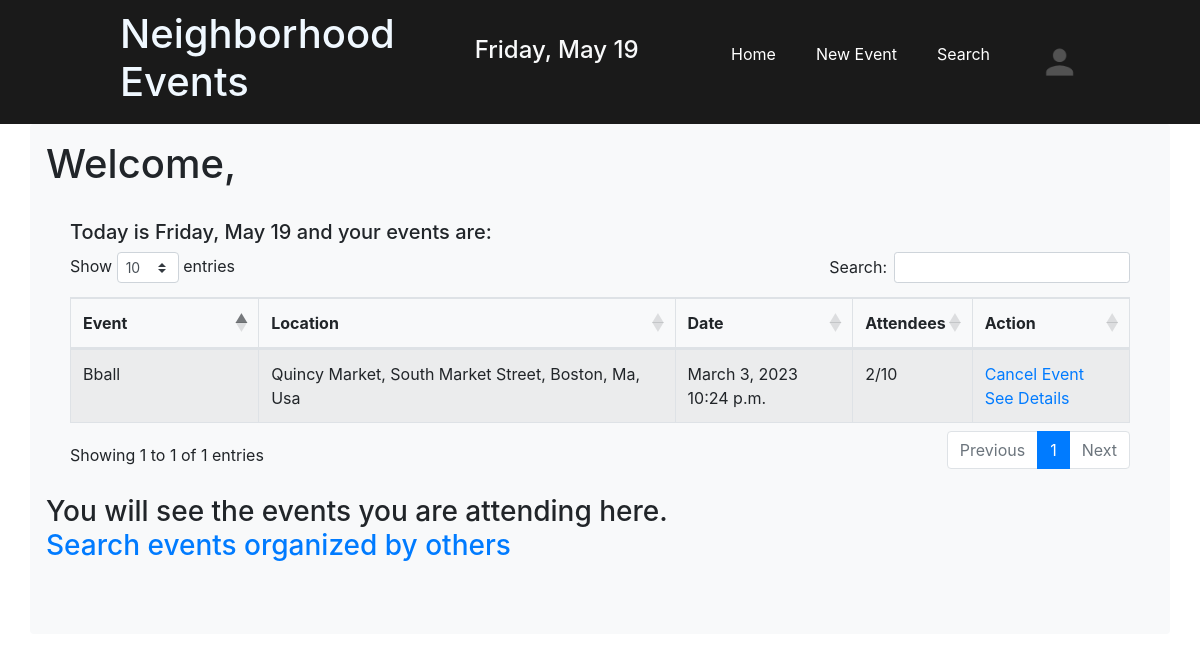
Page /dashboard/ (signed in) on the earlier database version.
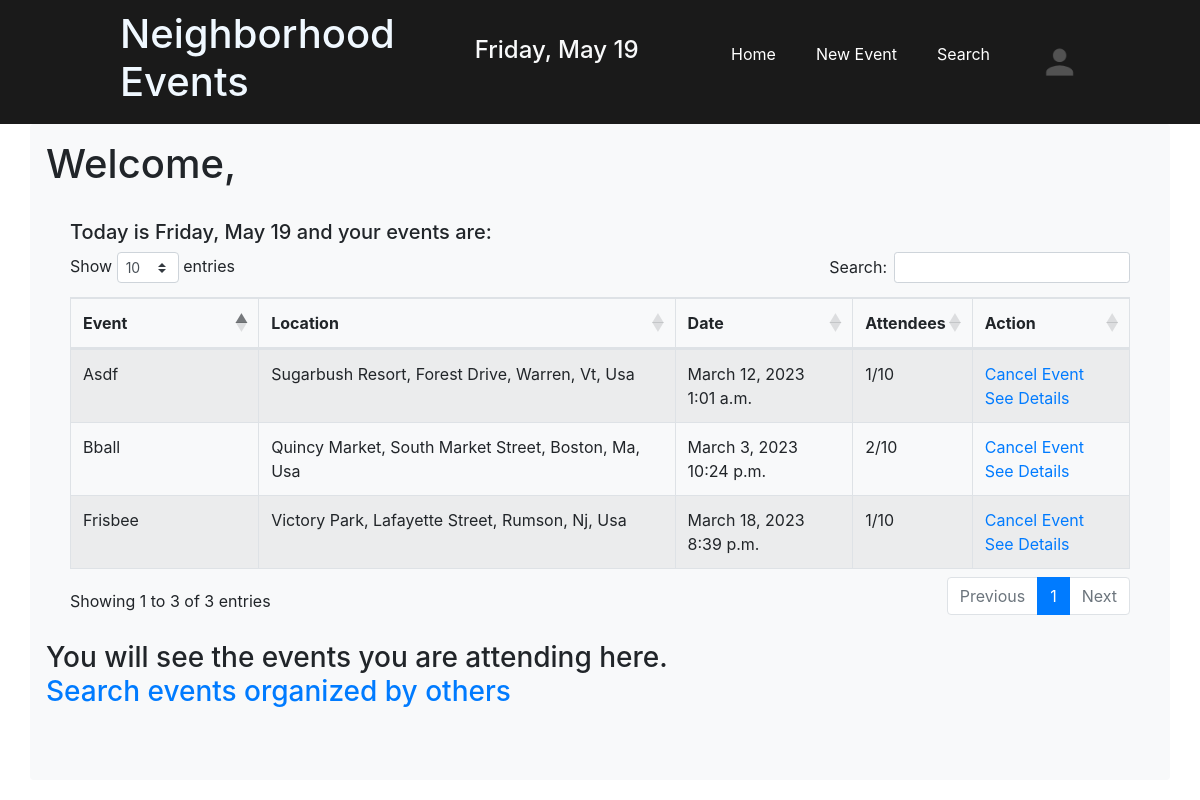
Same page on the later database version.
### neighborhood_events_app/models.py (models this page shows, shortened)
class Event(models.Model):
    title = models.CharField(max_length=255)
    date = models.DateField()
    time = models.TimeField()
    max_attendees = models.IntegerField()
    information = models.CharField(max_length=255)
    location = models.CharField(max_length=255)
    created_at = models.DateTimeField(auto_now_add=True)
    updated_at = models.DateTimeField(auto_now=True)
    objects = EventManager()
    user = models.ForeignKey(User, related_name= "events", on_delete=models.CASCADE)
    attendees = models.ManyToManyField(User, related_name="attendees")
    number_of_attendees = models.IntegerField()

### neighborhood_events_app/views.py (the view)
# urls.py: path('dashboard/', views.dashboard),
def dashboard(request):
    if 'id' not in request.session:
        return redirect('/login')
    user = User.objects.get(id=request.session['id'])
    future_events = user.attendees.all()
    events_attending_but_not_organized = []
    for event in future_events:
        if event.user != user:
            events_attending_but_not_organized.append(event)
    context = {
        'user' : user,
        'user_events' : Event.objects.filter(user = User.objects.get(id=request.session['id'])),
        'todays_date' : todays_date.strftime("%A, %b %d"),
        'future_events' : events_attending_but_not_organized,
    }
    return render(request, "dashboard.html", context)

### neighborhood_events_app/templates/dashboard.html (shortened to what this page needs)
{% extends 'base.html' %}
{% block content %}
<body>
    <h1>Welcome, {{one_user.first_name}} </h1>
    {% if not user_events %}
        <h3 class="pb-5">One you have created an event, you will see it here. <br>
            <a href="/create/event">Create one now</a></h3>
    {% else %}
    <div class="container col-12 p-4">
        <h5 class="page_title">Today is {{todays_date}} and your events are:</h5>
        <table class="table table-striped table-bordered" id="sortTable1">
            <colgroup>
                <col span="1" style="width:18%">
                <col span="1" style="width:40%">
                <col span="1" style="width:17%">
                <col span="1" style="width:10%">
                <col span="1" style="width:15%">
            </colgroup>
            <thead>
                <tr>
                    <th>Event</th>
                    <th>Location</th>
                    <th>Date</th>
                    <th>Attendees</th>
                    <th>Action</th>
                </tr>
            </thead>
            <tbody>
                {% for event in user_events %}
                <tr>
                    <td>{{event.title}}</td>
                    <td>{{event.location}}</td>
                    <td>{{event.date}}<br>{{event.time}}</td>
                    <td>{{event.number_of_attendees}}/{{event.max_attendees}}</td>
                    <td>
                        <a href="/cancel_event/{{event.id}}">Cancel Event</a><br>
                        <a href="/view_event/{{event.id}}">See Details</a>
                    </td>
                </tr>
                {% endfor %}
            </tbody>
        </table>
    </div>
    {% endif %}
    {% if not future_events %}
        <h3 class="pb-5">You will see the events you are attending here. <br>
            <a href="/search">Search events organized by others</a></h3>
    {% endif %}
</body>
{% endblock %}

### neighborhood_events_app/templates/base.html (shortened to what this page needs)
<!doctype html>
<html lang='en'>
    <head>
        <link href="https://cdn.jsdelivr.net/npm/bootstrap@5.2.3/dist/css/bootstrap.min.css" rel="stylesheet">
        <link rel="stylesheet" href="https://maxcdn.bootstrapcdn.com/bootstrap/4.5.2/css/bootstrap.min.css">
        <link rel="stylesheet" href="https://cdn.datatables.net/1.10.22/css/dataTables.bootstrap4.min.css">
        {% load staticfiles %}
        <link rel="stylesheet" href="{% static 'css/style.css'%}">
    <body>
        {% block navbar %}
        <div class="hero">
            <nav>
                <a href="/dashboard" id="to_log_in"><h1 class="title">Neighborhood <br> Events</h1></a>
                <ul>
                    <div class="d-flex align-items-center justify-content-between">
                        <h4 class="text-light ml-4 pl-4">{{todays_date}}</h4>
                        <div class="d-flex flex-row align-items-center">
                            <li>
                                    <a href="/dashboard">Home
                            </li>
                            <li><a href="/create/event">New Event</a></li>
                            <li><a href="/search">Search</a></li>
                        </div>
                    </div>
                </ul>
                <img src="{% static 'img/profile.png' %}" alt="user-picture" class="user_pic" onclick="toggleMenu()">
            </nav>
        </div>
    </head>
    {% endblock navbar %}
        <div class='container bg-light rounded align-items-center p-3'>
            {% block content %}
            {% endblock  %}
        </div>
    </body>
</html>

### neighborhood_events_app/static/css/style.css (style rules this page uses)
#to_log_in:link { text-decoration: none; }
body { height: 100%; width: 100%; margin: 0; padding: 0; }
* { margin: 0; padding: 0; box-sizing: border-box; }
.hero { width: 100%; background: #eceaff; color: #525252; }
nav { background: #1a1a1a; width: 100%; padding: 10px 10%; display: flex; align-items: center; justify-content: space-between; position: relative; }
.title { color: aliceblue; }
.user_pic { width: 40px; border-radius: 50%; cursor: pointer; margin-left: 30px; }
nav ul { width: 100%; text-align: right; }
nav ul li { display: inline-block; list-style: none; margin: 10px 20px; }
nav ul li a { color: #fff; text-decoration: none; }

Differences in the rows shown:
added Event: title "Frisbee", location "Victory Park, Lafayette Street, Rumson, Nj, Usa", date "March 18, 2023", time "8:39 p.m.", number_of_attendees "1", max_attendees "10"
added Event: title "Asdf", location "Sugarbush Resort, Forest Drive, Warren, Vt, Usa", date "March 12, 2023", time "1:01 a.m.", number_of_attendees "1", max_attendees "10"
Other differences:
text written by a page script: "Show entries Search: Showing 1 to 1 of 1 entries Previous 1 Next" → "Show entries Search: Showing 1 to 3 of 3 entries Previous 1 Next"
